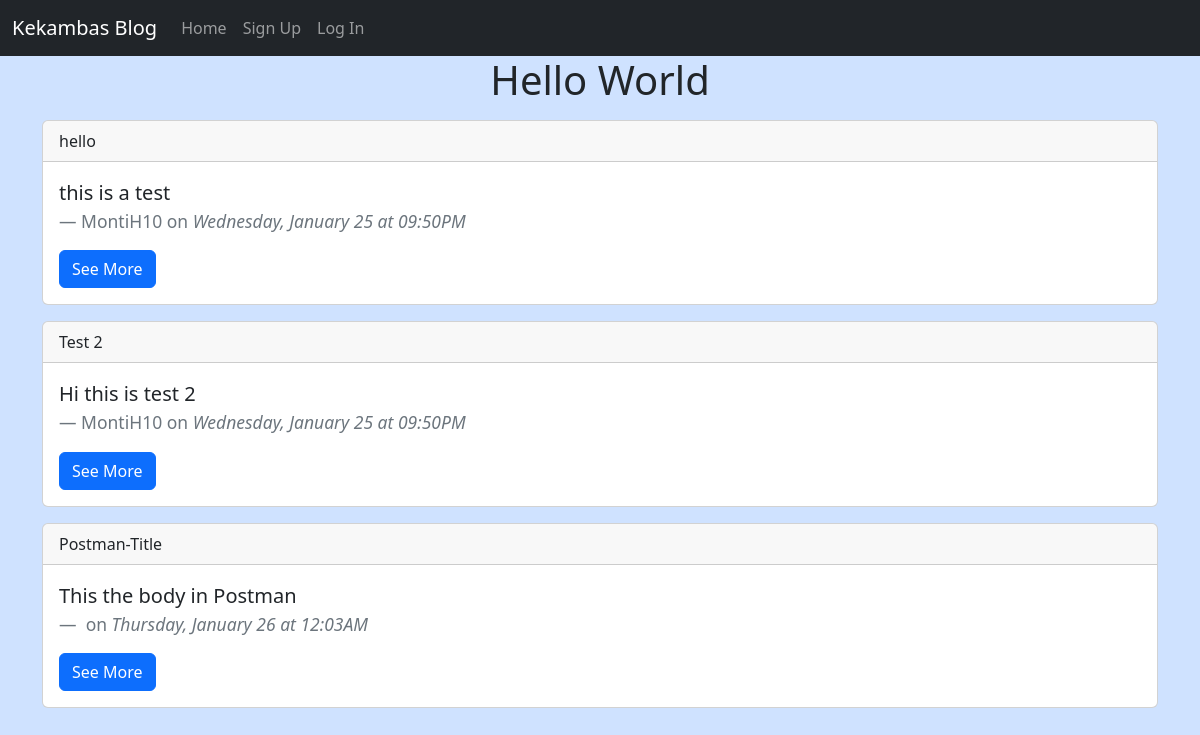
The page / on the database its author committed.
### app/models.py (models this page shows, shortened)
class Post(db.Model):
    id = db.Column(db.Integer, primary_key=True)
    title = db.Column(db.String, nullable=False)
    body = db.Column(db.String, nullable=False)
    date_created = db.Column(db.DateTime, nullable=False, default=datetime.utcnow)
    user_id = db.Column(db.Integer, db.ForeignKey('user.id')) # SQL Equivalent - FOREIGN KEY(user_id) REFERENCES user(id)

class User(db.Model, UserMixin):
    id = db.Column(db.Integer, primary_key=True)
    email = db.Column(db.String(50), nullable=False, unique=True)
    username = db.Column(db.String(50), nullable=False, unique=True)
    password = db.Column(db.String(256), nullable=False)
    date_created = db.Column(db.DateTime, nullable=False, default=datetime.utcnow)
    posts = db.relationship('Post', backref='author', lazy='dynamic')
    token =db.Column(db.String(32), index=True, unique=True)
    token_expiration = db.Column(db.DateTime)

### app/routes.py (the view)
@app.route('/')
def index():
    posts = Post.query.all()
    return render_template('index.html', posts=posts)

### app/templates/index.html (shortened to what this page needs)
{% extends 'base.html' %}
{% block content %}
{% if current_user.is_authenticated %}
    <h1 class="text-center">Welcome Back, {{ current_user.username }}!</h1>
{% else %}
    <h1 class="text-center">Hello World</h1>
{% endif %}
{% for post in posts %}
    <div class="card my-3">
        <div class="card-header">
        {{ post.title }}
        </div>
        <div class="card-body">
        <blockquote class="blockquote mb-0">
            <p>{{ post.body }}</p>
            <footer class="blockquote-footer">{{ post.author.username }} on
                <cite title="Source Title">{{ post.date_created.strftime('%A, %B %d at %I:%M%p') }}</cite>
            </footer>
        </blockquote>
        <a href="{{ url_for('get_post', post_id=post.id) }}" class="btn btn-primary mt-3">See More</a>
        </div>
    </div>
{% endfor %}
{% endblock %}

### rows shown on the page
Post: title "hello", body "this is a test", author.username "MontiH10", date_created "Wednesday, January 25 at 09:50PM"
Post: title "Test 2", body "Hi this is test 2", author.username "MontiH10", date_created "Wednesday, January 25 at 09:50PM"
Post: title "Postman-Title", body "This the body in Postman", date_created "Thursday, January 26 at 12:03AM"
